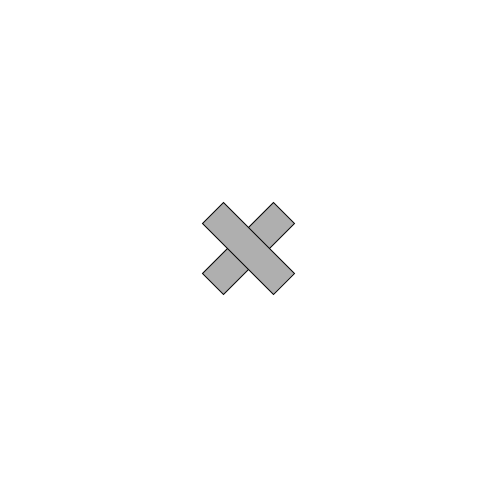
Frame 1 (no input)
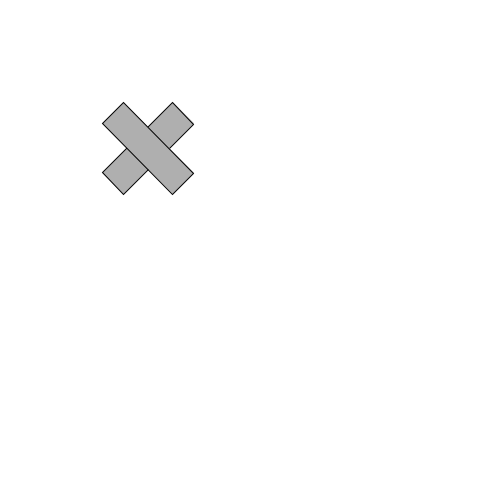
Frame 60 (the mouse pressed at the canvas centre just before this capture)
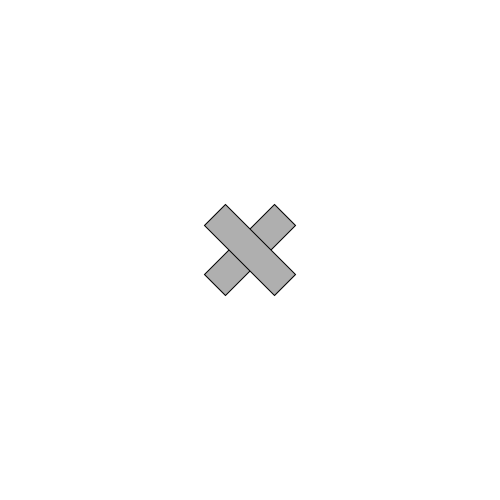
Frame 120 (the mouse held since frame 60 and released just before this capture)

The Processing sketch that drew these frames (run headless with seeded random() and noise(); from frame 60 on, the mouse is pressed at the canvas centre):

// Processing sketch: Goal_to_goal_controller
// ── Goal_to_goal_controller.pde
  Robot robot;
  float a,b;
  
  void setup(){
    size(500, 500);
    robot = new Robot(250, 250, 0, 30, 3);
  }
  
  
  void draw(){
     moveTo(mouseX, mouseY);
    
  }
  
  
  void moveTo(float x, float y){
     float m = (y-robot._y)/(x-robot._x);
     float angle = degrees(atan(m))+45;
     if(x-robot._x < 0){
       angle+=180;
     }
     angle = angle%360;
     println(m);
     moveByAngle(angle, 0.8);
  }
  
  
  void moveByAngle(float angle, float speed)
  {
    float a = cos(radians(angle)) * speed;
    float b = sin(radians(angle)) * speed;
    robot.move(a, a, b, b); 
  }


// ── Robot.pde
  public class Robot{
  public float _x;
  public float _y;
  public float _theta;
  final float _l;
  final float _r;
  Robot(float x, float y, float theta, float l, float r){
    _l = l;
    _r = r;
    _x = x;
    _y = y;
    _theta = theta%360;
    display();
  }
  public void display(){
    //translate(width/2,height/2);
    translate(_x, _y);
    background(255);
    stroke(0);
    fill(175);
    rectMode(CENTER);
    rotate(radians(_theta-45));
    rect(0, 0, 100, 30);
    rect(0, 0, 30, 100);
  }
  
  public void move(float s1, float s2, float s3, float s4){//speeds for each motor.
    //motor 1 is left up motor 2 is right down motor 3 is right motor 4 is left down
    _x += (_r/2)*(s1+s2) * cos(radians(_theta-45)) + (_r/2)*(s3+s4) * cos(radians(_theta+45));
    _y += (_r/2)*(s1+s2) * sin(radians(_theta-45)) + (_r/2)*(s3+s4) * sin(radians(_theta+45));
    _theta += (_r/_l) * (s1-s2) + (_r/_l) * (s3-s4);
    display();
  }
  
  
  public void update(float x, float y, float theta){
    new Robot(x, y, theta, _l, _r);
  }
  private float fixAngle(){
   if(_theta > 0) return _theta % 360; 
   else return 360-(_theta% 360) ; 
  }
  
  
   private void wait(float millis){
    float start = millis();
    while (millis()-start < millis){}
  }
  
  
}
